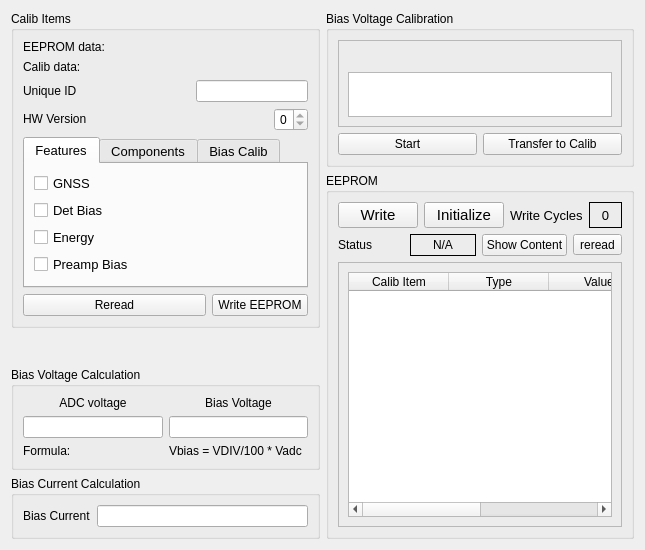
<?xml version="1.0" encoding="UTF-8"?>
<ui version="4.0">
 <class>CalibForm</class>
 <widget class="QWidget" name="CalibForm">
  <property name="geometry">
   <rect>
    <x>0</x>
    <y>0</y>
    <width>645</width>
    <height>550</height>
   </rect>
  </property>
  <property name="windowTitle">
   <string>Form</string>
  </property>
  <layout class="QGridLayout" name="gridLayout_8">
   <item row="0" column="0" rowspan="2">
    <widget class="QGroupBox" name="calibItemsGroupBox">
     <property name="title">
      <string>Calib Items</string>
     </property>
     <layout class="QGridLayout" name="gridLayout">
      <item row="0" column="0">
       <widget class="QLabel" name="eepromValidLabel">
        <property name="text">
         <string>EEPROM data:</string>
        </property>
       </widget>
      </item>
      <item row="1" column="0">
       <widget class="QLabel" name="calibValidLabel">
        <property name="text">
         <string>Calib data:</string>
        </property>
       </widget>
      </item>
      <item row="2" column="0">
       <layout class="QHBoxLayout" name="horizontalLayout">
        <item>
         <widget class="QLabel" name="label">
          <property name="text">
           <string>Unique ID</string>
          </property>
         </widget>
        </item>
        <item>
         <spacer name="horizontalSpacer_2">
          <property name="orientation">
           <enum>Qt::Horizontal</enum>
          </property>
          <property name="sizeHint" stdset="0">
           <size>
            <width>40</width>
            <height>20</height>
           </size>
          </property>
         </spacer>
        </item>
        <item>
         <widget class="QLineEdit" name="idLineEdit">
          <property name="readOnly">
           <bool>true</bool>
          </property>
         </widget>
        </item>
       </layout>
      </item>
      <item row="3" column="0">
       <layout class="QHBoxLayout" name="horizontalLayout_15">
        <item>
         <widget class="QLabel" name="label_25">
          <property name="sizePolicy">
           <sizepolicy hsizetype="Preferred" vsizetype="Fixed">
            <horstretch>0</horstretch>
            <verstretch>0</verstretch>
           </sizepolicy>
          </property>
          <property name="minimumSize">
           <size>
            <width>80</width>
            <height>0</height>
           </size>
          </property>
          <property name="font">
           <font>
            <pointsize>9</pointsize>
           </font>
          </property>
          <property name="text">
           <string>HW Version</string>
          </property>
         </widget>
        </item>
        <item>
         <spacer name="horizontalSpacer">
          <property name="orientation">
           <enum>Qt::Horizontal</enum>
          </property>
          <property name="sizeHint" stdset="0">
           <size>
            <width>40</width>
            <height>20</height>
           </size>
          </property>
         </spacer>
        </item>
        <item>
         <widget class="QSpinBox" name="eepromHwVersionSpinBox">
          <property name="sizePolicy">
           <sizepolicy hsizetype="Fixed" vsizetype="Fixed">
            <horstretch>0</horstretch>
            <verstretch>0</verstretch>
           </sizepolicy>
          </property>
          <property name="font">
           <font>
            <pointsize>9</pointsize>
           </font>
          </property>
          <property name="alignment">
           <set>Qt::AlignCenter</set>
          </property>
          <property name="readOnly">
           <bool>true</bool>
          </property>
          <property name="maximum">
           <number>9</number>
          </property>
         </widget>
        </item>
       </layout>
      </item>
      <item row="4" column="0">
       <widget class="QTabWidget" name="calibrationTabWidget">
        <property name="sizePolicy">
         <sizepolicy hsizetype="Expanding" vsizetype="Preferred">
          <horstretch>0</horstretch>
          <verstretch>0</verstretch>
         </sizepolicy>
        </property>
        <property name="font">
         <font>
          <pointsize>10</pointsize>
         </font>
        </property>
        <property name="currentIndex">
         <number>0</number>
        </property>
        <property name="tabBarAutoHide" stdset="0">
         <bool>false</bool>
        </property>
        <widget class="QWidget" name="calibFeatureTab">
         <attribute name="title">
          <string>Features</string>
         </attribute>
         <layout class="QGridLayout" name="gridLayout_12">
          <item row="0" column="0">
           <widget class="QCheckBox" name="featureGnssCheckBox">
            <property name="font">
             <font>
              <pointsize>10</pointsize>
             </font>
            </property>
            <property name="text">
             <string>GNSS</string>
            </property>
           </widget>
          </item>
          <item row="1" column="0">
           <widget class="QCheckBox" name="featureDetBiasCheckBox">
            <property name="font">
             <font>
              <pointsize>10</pointsize>
             </font>
            </property>
            <property name="text">
             <string>Det Bias</string>
            </property>
           </widget>
          </item>
          <item row="2" column="0">
           <widget class="QCheckBox" name="featureEnergyCheckBox">
            <property name="font">
             <font>
              <pointsize>10</pointsize>
             </font>
            </property>
            <property name="text">
             <string>Energy</string>
            </property>
           </widget>
          </item>
          <item row="3" column="0">
           <widget class="QCheckBox" name="featurePreampBiasCheckBox">
            <property name="font">
             <font>
              <pointsize>10</pointsize>
             </font>
            </property>
            <property name="text">
             <string>Preamp Bias</string>
            </property>
           </widget>
          </item>
         </layout>
        </widget>
        <widget class="QWidget" name="calibComponentTab">
         <attribute name="title">
          <string>Components</string>
         </attribute>
         <layout class="QGridLayout" name="gridLayout_10">
          <item row="0" column="0">
           <layout class="QHBoxLayout" name="horizontalLayout_9">
            <item>
             <widget class="QLabel" name="label_27">
              <property name="sizePolicy">
               <sizepolicy hsizetype="Fixed" vsizetype="Fixed">
                <horstretch>0</horstretch>
                <verstretch>0</verstretch>
               </sizepolicy>
              </property>
              <property name="font">
               <font>
                <pointsize>10</pointsize>
               </font>
              </property>
              <property name="text">
               <string>RSense</string>
              </property>
             </widget>
            </item>
            <item>
             <widget class="QDoubleSpinBox" name="rsenseDoubleSpinBox">
              <property name="sizePolicy">
               <sizepolicy hsizetype="Fixed" vsizetype="Fixed">
                <horstretch>0</horstretch>
                <verstretch>0</verstretch>
               </sizepolicy>
              </property>
              <property name="font">
               <font>
                <pointsize>10</pointsize>
               </font>
              </property>
              <property name="alignment">
               <set>Qt::AlignCenter</set>
              </property>
              <property name="decimals">
               <number>1</number>
              </property>
              <property name="minimum">
               <double>0.100000000000000</double>
              </property>
              <property name="maximum">
               <double>99.000000000000000</double>
              </property>
             </widget>
            </item>
            <item>
             <widget class="QLabel" name="label_29">
              <property name="font">
               <font>
                <pointsize>9</pointsize>
               </font>
              </property>
              <property name="text">
               <string>kOhm</string>
              </property>
             </widget>
            </item>
           </layout>
          </item>
          <item row="1" column="0">
           <layout class="QHBoxLayout" name="horizontalLayout_17">
            <item>
             <widget class="QLabel" name="label_28">
              <property name="sizePolicy">
               <sizepolicy hsizetype="Fixed" vsizetype="Fixed">
                <horstretch>0</horstretch>
                <verstretch>0</verstretch>
               </sizepolicy>
              </property>
              <property name="font">
               <font>
                <pointsize>10</pointsize>
               </font>
              </property>
              <property name="text">
               <string>VDiv</string>
              </property>
             </widget>
            </item>
            <item>
             <widget class="QDoubleSpinBox" name="vdivDoubleSpinBox">
              <property name="sizePolicy">
               <sizepolicy hsizetype="Fixed" vsizetype="Fixed">
                <horstretch>0</horstretch>
                <verstretch>0</verstretch>
               </sizepolicy>
              </property>
              <property name="font">
               <font>
                <pointsize>10</pointsize>
               </font>
              </property>
              <property name="alignment">
               <set>Qt::AlignCenter</set>
              </property>
             </widget>
            </item>
            <item>
             <spacer name="horizontalSpacer_5">
              <property name="orientation">
               <enum>Qt::Horizontal</enum>
              </property>
              <property name="sizeHint" stdset="0">
               <size>
                <width>40</width>
                <height>20</height>
               </size>
              </property>
             </spacer>
            </item>
           </layout>
          </item>
         </layout>
        </widget>
        <widget class="QWidget" name="calibBiasTab">
         <attribute name="title">
          <string>Bias Calib</string>
         </attribute>
        </widget>
       </widget>
      </item>
      <item row="5" column="0">
       <layout class="QHBoxLayout" name="horizontalLayout_2">
        <item>
         <widget class="QPushButton" name="readCalibPushButton">
          <property name="text">
           <string>Reread</string>
          </property>
         </widget>
        </item>
        <item>
         <widget class="QPushButton" name="writeEepromPushButton">
          <property name="maximumSize">
           <size>
            <width>96</width>
            <height>16777215</height>
           </size>
          </property>
          <property name="text">
           <string>Write EEPROM</string>
          </property>
         </widget>
        </item>
       </layout>
      </item>
     </layout>
    </widget>
   </item>
   <item row="0" column="1">
    <widget class="QGroupBox" name="measureBiasCalibGroupBox">
     <property name="sizePolicy">
      <sizepolicy hsizetype="Expanding" vsizetype="Preferred">
       <horstretch>0</horstretch>
       <verstretch>0</verstretch>
      </sizepolicy>
     </property>
     <property name="title">
      <string>Bias Voltage Calibration</string>
     </property>
     <layout class="QGridLayout" name="gridLayout_5">
      <item row="0" column="0" colspan="2">
       <widget class="QFrame" name="frame">
        <property name="frameShape">
         <enum>QFrame::StyledPanel</enum>
        </property>
        <property name="frameShadow">
         <enum>QFrame::Raised</enum>
        </property>
        <layout class="QGridLayout" name="gridLayout_3">
         <item row="0" column="0">
          <widget class="CustomPlot" name="biasVoltageCalibPlot" native="true">
           <property name="sizePolicy">
            <sizepolicy hsizetype="Preferred" vsizetype="Minimum">
             <horstretch>0</horstretch>
             <verstretch>0</verstretch>
            </sizepolicy>
           </property>
           <property name="maximumSize">
            <size>
             <width>16777215</width>
             <height>180</height>
            </size>
           </property>
          </widget>
         </item>
         <item row="1" column="0">
          <widget class="CustomPlot" name="biasCurrentCalibPlot" native="true">
           <property name="sizePolicy">
            <sizepolicy hsizetype="Preferred" vsizetype="Minimum">
             <horstretch>0</horstretch>
             <verstretch>0</verstretch>
            </sizepolicy>
           </property>
           <property name="maximumSize">
            <size>
             <width>16777215</width>
             <height>180</height>
            </size>
           </property>
          </widget>
         </item>
         <item row="2" column="0">
          <widget class="QTextEdit" name="fitTextEdit">
           <property name="sizePolicy">
            <sizepolicy hsizetype="Expanding" vsizetype="Preferred">
             <horstretch>0</horstretch>
             <verstretch>0</verstretch>
            </sizepolicy>
           </property>
           <property name="maximumSize">
            <size>
             <width>16777215</width>
             <height>45</height>
            </size>
           </property>
          </widget>
         </item>
        </layout>
       </widget>
      </item>
      <item row="1" column="0">
       <widget class="QPushButton" name="doBiasCalibPushButton">
        <property name="text">
         <string>Start</string>
        </property>
       </widget>
      </item>
      <item row="1" column="1">
       <widget class="QPushButton" name="transferBiasCoeffsPushButton">
        <property name="text">
         <string>Transfer to Calib</string>
        </property>
       </widget>
      </item>
     </layout>
    </widget>
   </item>
   <item row="1" column="1" rowspan="4">
    <widget class="QGroupBox" name="eepromGroupBox">
     <property name="sizePolicy">
      <sizepolicy hsizetype="MinimumExpanding" vsizetype="Preferred">
       <horstretch>0</horstretch>
       <verstretch>0</verstretch>
      </sizepolicy>
     </property>
     <property name="minimumSize">
      <size>
       <width>0</width>
       <height>250</height>
      </size>
     </property>
     <property name="title">
      <string>EEPROM</string>
     </property>
     <layout class="QGridLayout" name="gridLayout_9">
      <item row="0" column="0">
       <layout class="QHBoxLayout" name="horizontalLayout_14">
        <item>
         <widget class="QPushButton" name="eepromWriteButton">
          <property name="font">
           <font>
            <pointsize>11</pointsize>
           </font>
          </property>
          <property name="text">
           <string>Write</string>
          </property>
         </widget>
        </item>
        <item>
         <widget class="QPushButton" name="eepromInitializeButton">
          <property name="font">
           <font>
            <pointsize>11</pointsize>
           </font>
          </property>
          <property name="text">
           <string>Initialize</string>
          </property>
         </widget>
        </item>
       </layout>
      </item>
      <item row="0" column="1">
       <layout class="QHBoxLayout" name="horizontalLayout_16">
        <item>
         <widget class="QLabel" name="label_26">
          <property name="minimumSize">
           <size>
            <width>70</width>
            <height>0</height>
           </size>
          </property>
          <property name="font">
           <font>
            <pointsize>10</pointsize>
           </font>
          </property>
          <property name="text">
           <string>Write Cycles</string>
          </property>
         </widget>
        </item>
        <item>
         <widget class="QLabel" name="eepromWriteCyclesLabel">
          <property name="font">
           <font>
            <pointsize>10</pointsize>
           </font>
          </property>
          <property name="frameShape">
           <enum>QFrame::Panel</enum>
          </property>
          <property name="text">
           <string>0</string>
          </property>
          <property name="alignment">
           <set>Qt::AlignCenter</set>
          </property>
         </widget>
        </item>
       </layout>
      </item>
      <item row="1" column="0" colspan="2">
       <layout class="QHBoxLayout" name="horizontalLayout_13">
        <item>
         <widget class="QLabel" name="label_24">
          <property name="font">
           <font>
            <pointsize>9</pointsize>
           </font>
          </property>
          <property name="text">
           <string>Status</string>
          </property>
         </widget>
        </item>
        <item>
         <widget class="QLabel" name="eepromValidLabel_2">
          <property name="minimumSize">
           <size>
            <width>50</width>
            <height>0</height>
           </size>
          </property>
          <property name="font">
           <font>
            <pointsize>9</pointsize>
           </font>
          </property>
          <property name="frameShape">
           <enum>QFrame::Panel</enum>
          </property>
          <property name="text">
           <string>N/A</string>
          </property>
          <property name="alignment">
           <set>Qt::AlignCenter</set>
          </property>
         </widget>
        </item>
        <item>
         <widget class="QPushButton" name="eepromDisplayRawButton">
          <property name="font">
           <font>
            <pointsize>9</pointsize>
           </font>
          </property>
          <property name="text">
           <string>Show Content</string>
          </property>
         </widget>
        </item>
        <item>
         <widget class="QToolButton" name="eepromRefreshToolButton">
          <property name="text">
           <string>reread</string>
          </property>
         </widget>
        </item>
       </layout>
      </item>
      <item row="2" column="0" colspan="2">
       <widget class="QFrame" name="eepromValuesFrame">
        <property name="sizePolicy">
         <sizepolicy hsizetype="Preferred" vsizetype="Expanding">
          <horstretch>0</horstretch>
          <verstretch>0</verstretch>
         </sizepolicy>
        </property>
        <property name="frameShape">
         <enum>QFrame::StyledPanel</enum>
        </property>
        <property name="frameShadow">
         <enum>QFrame::Raised</enum>
        </property>
        <layout class="QGridLayout" name="gridLayout_6">
         <item row="0" column="0">
          <widget class="QTableWidget" name="calibItemTableWidget">
           <property name="autoFillBackground">
            <bool>true</bool>
           </property>
           <property name="alternatingRowColors">
            <bool>true</bool>
           </property>
           <attribute name="horizontalHeaderDefaultSectionSize">
            <number>100</number>
           </attribute>
           <column>
            <property name="text">
             <string>Calib Item</string>
            </property>
           </column>
           <column>
            <property name="text">
             <string>Type</string>
            </property>
           </column>
           <column>
            <property name="text">
             <string>Value</string>
            </property>
           </column>
           <column>
            <property name="text">
             <string>EEP Addr</string>
            </property>
           </column>
          </widget>
         </item>
        </layout>
       </widget>
      </item>
     </layout>
    </widget>
   </item>
   <item row="2" column="0">
    <spacer name="verticalSpacer">
     <property name="orientation">
      <enum>Qt::Vertical</enum>
     </property>
     <property name="sizeHint" stdset="0">
      <size>
       <width>20</width>
       <height>20</height>
      </size>
     </property>
    </spacer>
   </item>
   <item row="3" column="0">
    <widget class="QGroupBox" name="biasCalibGroupBox">
     <property name="title">
      <string>Bias Voltage Calculation</string>
     </property>
     <layout class="QGridLayout" name="gridLayout_4">
      <item row="0" column="0">
       <layout class="QGridLayout" name="gridLayout_2">
        <item row="0" column="0">
         <widget class="QLabel" name="label_2">
          <property name="text">
           <string>ADC voltage</string>
          </property>
          <property name="alignment">
           <set>Qt::AlignCenter</set>
          </property>
         </widget>
        </item>
        <item row="0" column="1">
         <widget class="QLabel" name="label_4">
          <property name="layoutDirection">
           <enum>Qt::LeftToRight</enum>
          </property>
          <property name="text">
           <string>Bias Voltage</string>
          </property>
          <property name="alignment">
           <set>Qt::AlignCenter</set>
          </property>
         </widget>
        </item>
        <item row="1" column="0" colspan="2">
         <layout class="QHBoxLayout" name="horizontalLayout_3">
          <item>
           <widget class="QLineEdit" name="biasAdcLineEdit">
            <property name="readOnly">
             <bool>true</bool>
            </property>
           </widget>
          </item>
          <item>
           <widget class="QLineEdit" name="biasVoltageLineEdit">
            <property name="readOnly">
             <bool>true</bool>
            </property>
           </widget>
          </item>
         </layout>
        </item>
       </layout>
      </item>
      <item row="1" column="0">
       <layout class="QHBoxLayout" name="horizontalLayout_4">
        <item>
         <widget class="QLabel" name="label_5">
          <property name="text">
           <string>Formula:</string>
          </property>
         </widget>
        </item>
        <item>
         <widget class="QLabel" name="biasFormulaLabel">
          <property name="text">
           <string>Vbias = VDIV/100 * Vadc</string>
          </property>
         </widget>
        </item>
       </layout>
      </item>
     </layout>
    </widget>
   </item>
   <item row="4" column="0">
    <widget class="QGroupBox" name="currentCalibGroupBox">
     <property name="title">
      <string>Bias Current Calculation</string>
     </property>
     <layout class="QGridLayout" name="gridLayout_7">
      <item row="0" column="0">
       <layout class="QHBoxLayout" name="horizontalLayout_5">
        <item>
         <widget class="QLabel" name="label_3">
          <property name="text">
           <string>Bias Current</string>
          </property>
         </widget>
        </item>
        <item>
         <widget class="QLineEdit" name="biasCurrentLineEdit"/>
        </item>
       </layout>
      </item>
     </layout>
    </widget>
   </item>
  </layout>
 </widget>
 <customwidgets>
  <customwidget>
   <class>CustomPlot</class>
   <extends>QWidget</extends>
   <header>custom_plot_widget.h</header>
   <container>1</container>
  </customwidget>
 </customwidgets>
 <resources/>
 <connections/>
</ui>
